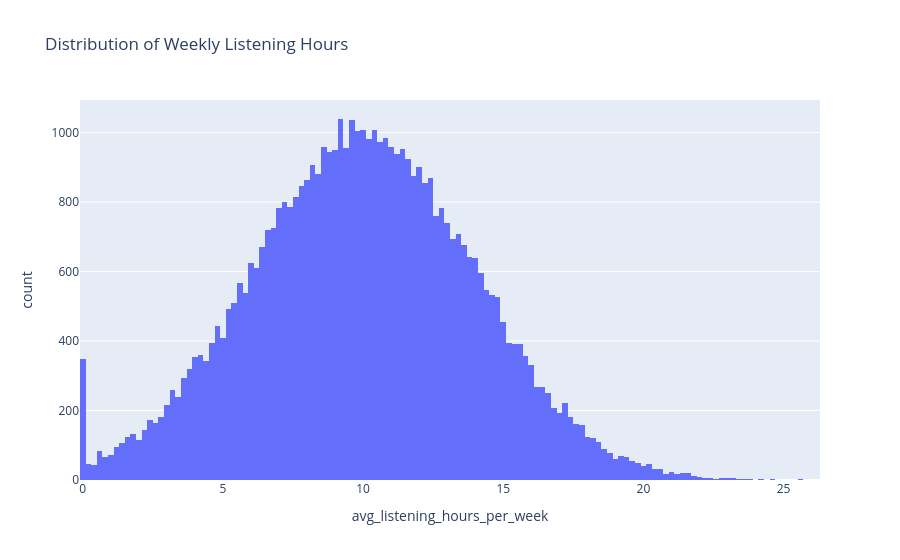

Write notebook code for a chart like this one.
### Code cell
fig = px.histogram(df, x='avg_listening_hours_per_week',title='Distribution of Weekly Listening Hours')
fig.show()

### Figure 1 — Plotly figure (JSON) as saved in the notebook; plotly's stock layout.template omitted (floating-point values rounded to 4 significant figures; data arrays with more than 128 entries replaced by an {"elided": "..."} marker saying what was removed)
{"data": [{"bingroup": "x", "hovertemplate": "avg_listening_hours_per_week=%{x}<br>count=%{y}<extra></extra>", "legendgroup": "", "marker": {"color": "#636efa", "pattern": {"shape": ""}}, "name": "", "orientation": "v", "showlegend": false, "type": "histogram", "x": {"elided": "50000 float values"}, "xaxis": "x", "yaxis": "y"}], "layout": {"barmode": "relative", "legend": {"tracegroupgap": 0}, "title": {"text": "Distribution of Weekly Listening Hours"}, "xaxis": {"anchor": "y", "domain": [0, 1], "title": {"text": "avg_listening_hours_per_week"}}, "yaxis": {"anchor": "x", "domain": [0, 1], "title": {"text": "count"}}}}
